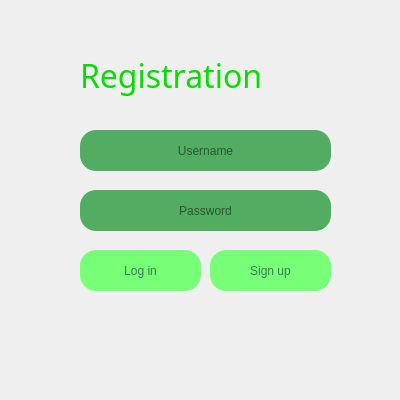
<?xml version="1.0" encoding="UTF-8"?>
<ui version="4.0">
 <class>AuthForm</class>
 <widget class="QWidget" name="AuthForm">
  <property name="geometry">
   <rect>
    <x>0</x>
    <y>0</y>
    <width>400</width>
    <height>400</height>
   </rect>
  </property>
  <property name="windowTitle">
   <string>Form</string>
  </property>
  <property name="styleSheet">
   <string notr="true"/>
  </property>
  <widget class="QWidget" name="AuthBackground" native="true">
   <property name="geometry">
    <rect>
     <x>0</x>
     <y>0</y>
     <width>400</width>
     <height>400</height>
    </rect>
   </property>
   <property name="styleSheet">
    <string notr="true">QWidget[objectName=&quot;AuthBackground&quot;] {
  background-image: url(:/auth-bg);
}</string>
   </property>
   <widget class="QLabel" name="label">
    <property name="geometry">
     <rect>
      <x>80</x>
      <y>50</y>
      <width>301</width>
      <height>51</height>
     </rect>
    </property>
    <property name="font">
     <font>
      <family>Copperplate Gothic Bold</family>
      <pointsize>24</pointsize>
     </font>
    </property>
    <property name="styleSheet">
     <string notr="true">color: #09db04;</string>
    </property>
    <property name="text">
     <string>Registration</string>
    </property>
   </widget>
   <widget class="QLineEdit" name="username">
    <property name="geometry">
     <rect>
      <x>80</x>
      <y>130</y>
      <width>251</width>
      <height>41</height>
     </rect>
    </property>
    <property name="styleSheet">
     <string notr="true">QLineEdit {
  background-color: #52ac62;
  border-radius: 16px;
}
</string>
    </property>
    <property name="alignment">
     <set>Qt::AlignCenter</set>
    </property>
    <property name="placeholderText">
     <string>Username</string>
    </property>
   </widget>
   <widget class="QLineEdit" name="password">
    <property name="geometry">
     <rect>
      <x>80</x>
      <y>190</y>
      <width>251</width>
      <height>41</height>
     </rect>
    </property>
    <property name="styleSheet">
     <string notr="true">QLineEdit {
  background-color: #52ac62;
  border-radius: 16px;
}
</string>
    </property>
    <property name="echoMode">
     <enum>QLineEdit::Password</enum>
    </property>
    <property name="alignment">
     <set>Qt::AlignCenter</set>
    </property>
    <property name="placeholderText">
     <string>Password</string>
    </property>
   </widget>
   <widget class="QPushButton" name="login">
    <property name="geometry">
     <rect>
      <x>80</x>
      <y>250</y>
      <width>121</width>
      <height>41</height>
     </rect>
    </property>
    <property name="styleSheet">
     <string notr="true">border-radius: 16px;
background-color: #77ff77;
color: #3e7857;</string>
    </property>
    <property name="text">
     <string>Log in</string>
    </property>
   </widget>
   <widget class="QPushButton" name="signup">
    <property name="geometry">
     <rect>
      <x>210</x>
      <y>250</y>
      <width>121</width>
      <height>41</height>
     </rect>
    </property>
    <property name="styleSheet">
     <string notr="true">border-radius: 16px;
background-color: #77ff77;
color: #3e7857;</string>
    </property>
    <property name="text">
     <string>Sign up</string>
    </property>
   </widget>
  </widget>
 </widget>
 <resources/>
 <connections/>
</ui>
